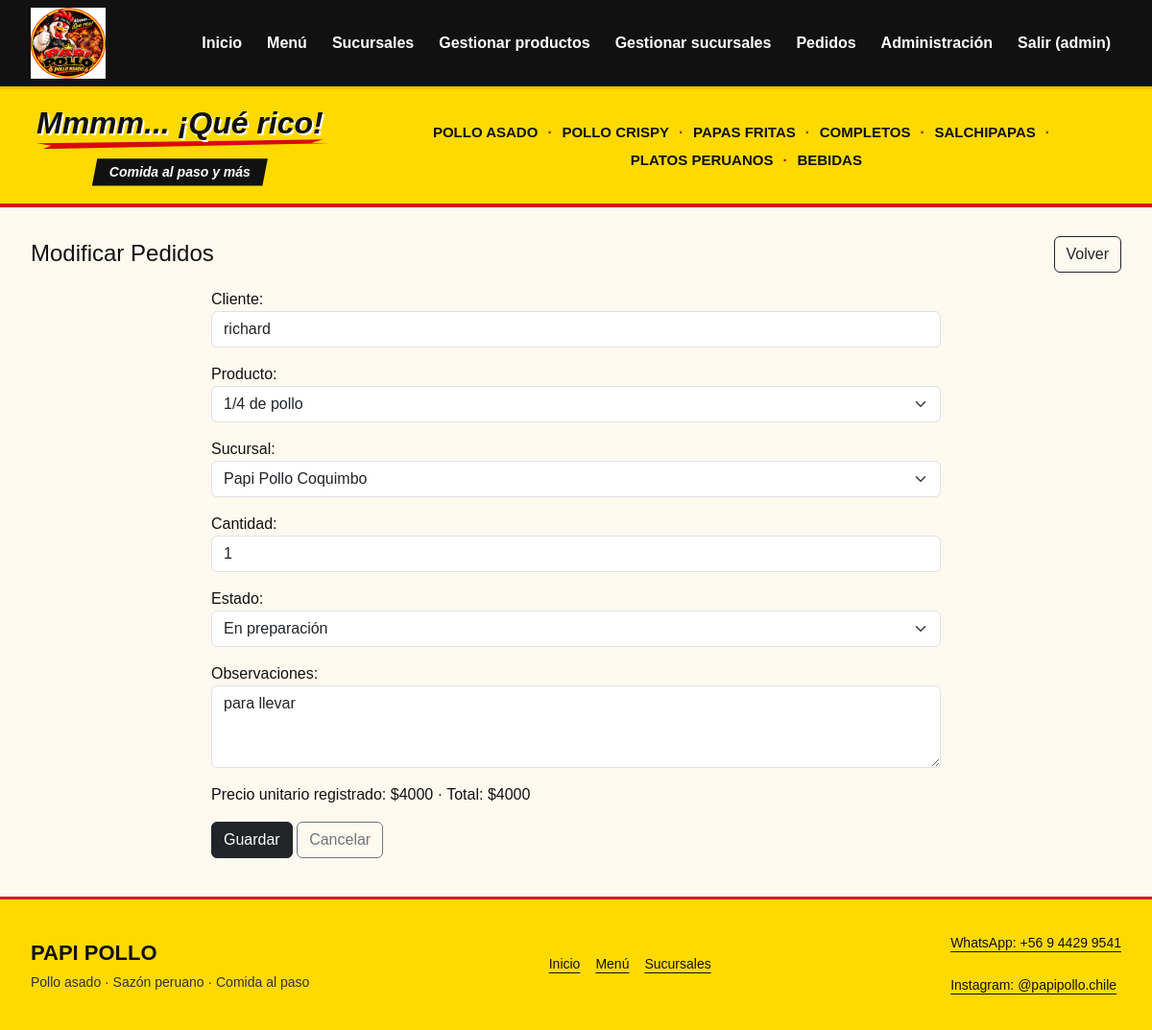
Screenshot of /gestion/pedidos/1/editar/ (signed in) with the database file from the repository.
### menu/models.py (models this page shows, shortened)
class Pedido(models.Model):
    class Estado(models.TextChoices):
        PENDIENTE = "pendiente", "Pendiente"
        PREPARACION = "preparacion", "En preparación"
        ENTREGADO = "entregado", "Entregado"
        CANCELADO = "cancelado", "Cancelado"
    producto = models.ForeignKey(Producto, on_delete=models.PROTECT, related_name="pedidos")
    sucursal = models.ForeignKey("sucursales.Sucursal", on_delete=models.PROTECT, related_name="pedidos")
    cliente = models.CharField(max_length=100)
    cantidad = models.PositiveIntegerField(default=1, validators=[MinValueValidator(1), MaxValueValidator(10000)])
    precio_unitario = models.PositiveIntegerField(editable=False)
    estado = models.CharField(max_length=20, choices=Estado.choices, default=Estado.PENDIENTE)
    observaciones = models.TextField(blank=True)
    fecha_creacion = models.DateTimeField(auto_now_add=True)
    fecha_actualizacion = models.DateTimeField(auto_now=True)
    class Meta:
        ordering = ["-fecha_creacion", "-pk"]
        constraints = [models.CheckConstraint(condition=models.Q(cantidad__gte=1, cantidad__lte=10000), name="pedido_cantidad_valida")]
    @property
    def total(self):
        if self.cantidad is None or self.precio_unitario is None:
            return None
        return self.cantidad * self.precio_unitario

### menu/gestion.py (the view)
# urls.py: path("<str:entidad>/<int:pk>/editar/", gestion.formulario, name="gestion_editar"),
@login_required
@require_http_methods(["GET", "POST"])
def formulario(request, entidad, pk=None):
    model, form_class, titulo, _ = configuracion(request, entidad, "change" if pk else "add")
    configuracion(request, entidad, "view")
    registro = get_object_or_404(model, pk=pk) if pk else None
    form = form_class(request.POST if request.method == "POST" else None,
                      request.FILES if request.method == "POST" else None, instance=registro)
    if request.method == "POST":
        if form.is_valid():
            form.save()
            messages.success(request, "Registro actualizado." if pk else "Registro creado.")
            return redirect("gestion_listado", entidad=entidad)
        messages.error(request, "Revisa los campos indicados.")
    return render(request, "gestion/formulario.html", {
        "form": form, "entidad": entidad, "titulo": titulo, "registro": registro,
    })

### menu/forms.py
class PedidoForm(BootstrapFormMixin, forms.ModelForm):
    def __init__(self, *args, **kwargs):
        super().__init__(*args, **kwargs)
        self.fields["producto"].empty_label = "Selecciona un producto"
        self.fields["sucursal"].empty_label = "Selecciona una sucursal"
    class Meta:
        model = Pedido
        fields = ("cliente", "producto", "sucursal", "cantidad", "estado", "observaciones")

### menu/gestion.py (called while the page is built)
def configuracion(request, entidad, accion="view"):
    if entidad not in ENTIDADES:
        raise Http404
    model, form, titulo, campos = ENTIDADES[entidad]
    opts = model._meta
    permiso = f"{opts.app_label}.{accion}_{opts.model_name}"
    if not request.user.has_perm(permiso):
        raise PermissionDenied
    return model, form, titulo, campos

### menu/models.py (called while the page is built)
    def __str__(self):
        return self.nombre

### sucursales/models.py (called while the page is built)
    def __str__(self):
        return self.nombre

### templates/gestion/formulario.html (shortened to what this page needs)
{% extends 'base.html' %}
{% block content %}
<div class="d-flex flex-wrap justify-content-between align-items-center gap-2 mb-3">
    <h2 class="h4 mb-0">{% if registro %}Modificar{% else %}Agregar{% endif %} {{ titulo }}</h2>
    <a class="btn btn-outline-dark" href="{% url 'gestion_listado' entidad %}">Volver</a>
</div>
<form method="post" enctype="multipart/form-data" class="mx-auto" style="max-width: 760px">
    {% for field in form %}
    <div class="mb-3">
        {{ field.label_tag }}
        {{ field }}
    </div>
    {% endfor %}
    {% if entidad == 'pedidos' and registro %}
    <p>Precio unitario registrado: ${{ registro.precio_unitario }} · Total: ${{ registro.total }}</p>
    {% endif %}
    <button class="btn btn-dark" type="submit">Guardar</button>
    <a class="btn btn-outline-secondary" href="{% url 'gestion_listado' entidad %}">Cancelar</a>
</form>
{% endblock %}

### templates/base.html (shortened to what this page needs)
{% load static %}
<!DOCTYPE html>
<html lang="es">
<head>
    <link
        rel="stylesheet"
        href="{% static 'bootstrap/css/bootstrap.min.css' %}"
    >
    <link
        rel="stylesheet"
        href="{% static 'css/style.css' %}"
    >
    <link rel="stylesheet" href="{% static 'css/comercial.css' %}">
</head>
<body class="{% block body_class %}{% endblock %}">
<div class="main-navbar">
    <nav class="navbar navbar-expand-lg navbar-dark">
        <div class="site-container">
            <a href="{% url 'inicio' %}"
               class="brand-link">
                <img src="{% static 'img/papi-pollo-logo.jpeg' %}"
                     class="header-brand-image"
                     alt="Papi Pollo - Inicio"
                     width="1600" height="1521">
            </a>
            <div
                class="collapse navbar-collapse"
                id="menuPrincipal"
            >
                <ul class="navbar-nav ms-auto flex-wrap">
                    <li class="nav-item">
                        <a
                            class="nav-link"
                            href="{% url 'inicio' %}"
                        >
                            Inicio
                        </a>
                    </li>
                    <li class="nav-item">
                        <a
                            class="nav-link"
                            href="{% url 'productos' %}"
                        >
                            Menú
                        </a>
                    </li>
                    <li class="nav-item">
                        <a
                            class="nav-link"
                            href="{% url 'inicio_sucursales' %}"
                        >
                            Sucursales
                        </a>
                    </li>
                    {% if perms.menu.view_producto %}
                    <li class="nav-item"><a class="nav-link" href="{% url 'gestion_listado' 'productos' %}">Gestionar productos</a></li>
                    {% endif %}
                    {% if perms.sucursales.view_sucursal %}
                    <li class="nav-item"><a class="nav-link" href="{% url 'gestion_listado' 'sucursales' %}">Gestionar sucursales</a></li>
                    {% endif %}
                    {% if perms.menu.view_pedido %}
                    <li class="nav-item"><a class="nav-link" href="{% url 'gestion_listado' 'pedidos' %}">Pedidos</a></li>
                    {% endif %}
                    {% if user.is_authenticated %}
                    {% if user.is_staff %}
                    <li class="nav-item"><a class="nav-link" href="{% url 'admin:index' %}">Administración</a></li>
                    {% endif %}
                    <li class="nav-item">
                        <form method="post" action="{% url 'logout' %}">
                            <button class="nav-link border-0 bg-transparent" type="submit">Salir ({{ user.username }})</button>
                        </form>
                    </li>
                    {% else %}
                    <li class="nav-item"><a class="nav-link" href="{% url 'login' %}">Ingresar</a></li>
                    {% endif %}
                </ul>
            </div>
        </div>
    </nav>
</div>
{% block brand_strip %}{% include 'includes/brand_strip.html' %}{% endblock %}
<main>
    <div class="site-container">
        {% block content %}
        {% endblock %}
    </div>
</main>
<footer class="site-footer compact-footer">
    <div class="site-container footer-layout">
        <div class="footer-identity">
            <strong>PAPI POLLO</strong>
            <p>Pollo asado · Sazón peruano · Comida al paso</p>
        </div>
        <nav aria-label="Navegación del pie de página" class="footer-navigation">
            <a href="{% url 'inicio' %}">Inicio</a>
            <a href="{% url 'productos' %}">Menú</a>
            <a href="{% url 'inicio_sucursales' %}">Sucursales</a>
        </nav>
        <div class="footer-contact">
            <a href="https://wa.me/56944299541">WhatsApp: +56 9 4429 9541</a>
            <a href="https://www.instagram.com/papipollo.chile/">Instagram: @papipollo.chile</a>
        </div>
    </div>
</footer>
</body>
</html>

### static/css/style.css (style rules this page uses)
:root { --yellow: #ffbd00; --yellow-light: #ffd94a; --orange: #ff8a00; --red: #e63720; --red-dark: #bd2415; --black: #111111; --black-soft: #1e1e1e; --cream: #fff9ef; --white: #ffffff; --green: #18a558; --gray: #666666; --border: #eadfce; --shadow: 0 8px 22px rgba(0, 0, 0, 0.10); }
* { box-sizing: border-box; }
html { scroll-behavior: smooth; font-size: 16px; }
body { margin: 0; font-family: Arial, Helvetica, sans-serif; color: var(--black); background: var(--cream); overflow-x: hidden; }
img { max-width: 100%; }
.site-container { width: min(1200px, calc(100% - 40px)); margin-left: auto; margin-right: auto; }
.main-navbar { position: sticky; top: 0; z-index: 1000; background: var(--black); border-bottom: 3px solid var(--yellow); }
.main-navbar .navbar { padding: 10px 0; }
.main-navbar .navbar > .site-container { display: flex; flex-wrap: wrap; align-items: center; justify-content: space-between; gap: 0 20px; }
.header-brand-image { display: block; width: 92px; height: auto; flex-shrink: 0; }
.main-navbar .navbar-collapse { min-width: 0; }
@media (min-width: 992px) { .main-navbar .navbar-collapse { flex-basis: 0; } }
.brand-link { display: flex; align-items: center; gap: 10px; color: white !important; text-decoration: none; }
.main-navbar .nav-link { color: white !important; font-weight: 700; padding: 7px 11px !important; margin-left: 4px; border-radius: 7px; transition: 0.2s; }
main { min-height: 60vh; padding: 30px 0 40px; }
.site-footer { margin-top: 25px; padding: 25px 0 14px; background: linear-gradient( 135deg, #090909, #191919 ); color: white; border-top: 4px solid var(--yellow); }
.site-footer p, .site-footer a { color: #eeeeee; font-size: 0.75rem; }
.site-footer a { text-decoration: none; }

### static/css/comercial.css (style rules this page uses)
.site-container { width: min(1360px, calc(100% - 64px)); }
.main-navbar .navbar { padding: 8px 0; }
.header-brand-image { width: 78px; }
.main-navbar .nav-link { min-height: 44px; display: flex; align-items: center; }
.compact-footer.site-footer { background: #ffda00; color: #111; border-top: 3px solid #c92319; margin: 0; padding: 24px 0; }
.footer-layout { display: flex; flex-wrap: wrap; align-items: center; justify-content: space-between; gap: 16px 32px; }
.footer-identity strong { font-size: 22px; font-weight: 900; }
.compact-footer p { color: #333; font-size: 14px; margin: 4px 0 0; }
.compact-footer a { color: #111; font-size: 14px; display: inline-flex; align-items: center; min-height: 44px; text-decoration: underline; text-underline-offset: 4px; }
.footer-navigation { display: flex; flex-wrap: wrap; gap: 16px; }
.footer-contact { display: flex; flex-direction: column; }

### rows the page displays
Pedido: form "richard" "1/4 de pollo" "Papi Pollo Coquimbo" "1" "En preparación" "para llevar", precio_unitario "4000", total "4000"

### other values shown
{{ user.username }} "admin"
{{ titulo }} "Pedidos"
{{ field.label_tag }} "Cliente:" "Producto:" "Sucursal:" "Cantidad:" "Estado:" "Observaciones:"
